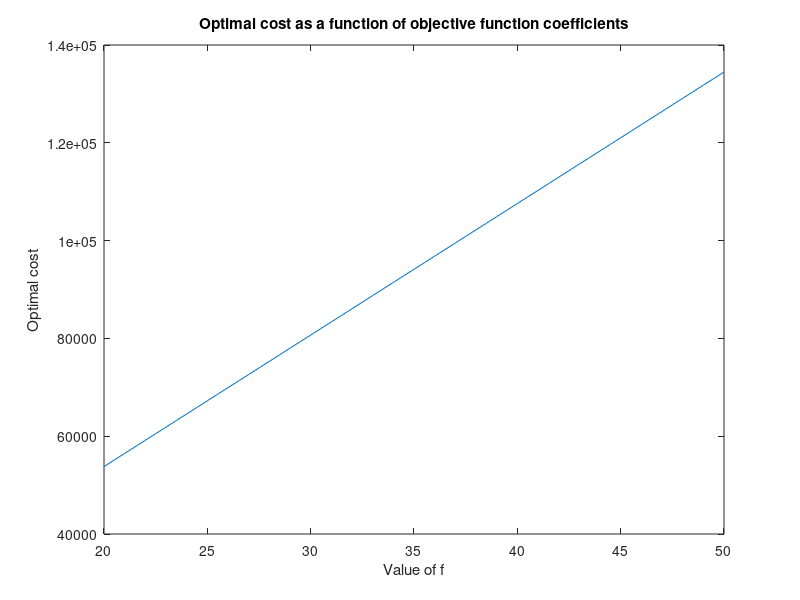

Source code (MATLAB):
% Define the objective function coefficients
f = [25.48; 25.96; 26.92; 37.5; 42.79; 38.46; 1.96; 1.56; 1.78; 2.28; 2.34; 2.14];

% Define the inequality constraints
A = [24440 0 0 0 0 0 -177600 0 0 0 0 0; 0 24900 0 0 0 0 0 -197200 0 0 0 0; 0 0 29120 0 0 0 0 0 -160100 0 0 0; 0 0 0 26900 0 0 0 0 0 -355100 0 0; 0 0 0 0 37580 0 0 0 0 0 -172600 0; 0 0 0 0 0 24680 0 0 0 0 0 -178200; -1.96 -1.56 -1.78 -2.28 -2.34 -2.14 0 0 0 0 0 0; 1 0 0 0 0 0 0 0 0 0 0 0; 0 1 0 0 0 0 0 0 0 0 0 0; 0 0 1 0 0 0 0 0 0 0 0 0; 0 0 0 1 0 0 0 0 0 0 0 0; 0 0 0 0 1 0 0 0 0 0 0 0; 0 0 0 0 0 1 -80000 -100000 -89000 -90800 -98000 -95000];

b = [-665872; -674112; -799206.4; -929475; -1609814.4; -984288; -5000; 1; 1; 1; 1; 1; 1];

% Define the lower and upper bounds of the decision variables
lb = zeros(12, 1);
ub = inf(12, 1);

% Solve the linear program
[x, cost] = linprog(f, A, b, [], [], lb, ub);

% Print the optimal solution and cost
fprintf('Optimal solution:\n');
disp(x);
fprintf('Optimal cost: $%.2f\n', cost);

% Define the range of objective function coefficients to test
f_range = 20:0.5:50;

% Initialize arrays to store the optimal cost and solution for each value of f
costs = zeros(size(f_range));
solutions = zeros(length(f), length(f_range));

% Loop through the range of f values and solve the linear program for each one
for i = 1:length(f_range)
    f_i = f_range(i)*ones(size(f));  % Set all coefficients to the current value of f
    [solutions(:,i), costs(i)] = linprog(f_i, A, b, [], [], lb, ub);
end

% Plot the results
figure;
plot(f_range, costs);
xlabel('Value of f');
ylabel('Optimal cost');
title('Optimal cost as a function of objective function coefficients');
